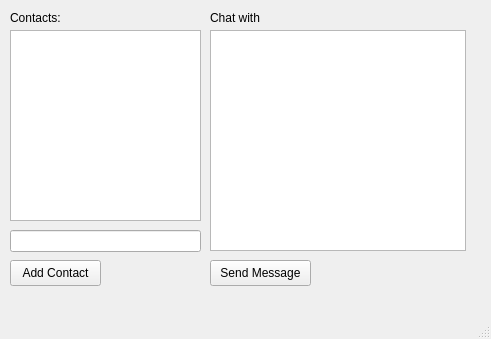
<?xml version="1.0" encoding="UTF-8"?>
<ui version="4.0">
 <class>MainWindow</class>
 <widget class="QMainWindow" name="MainWindow">
  <property name="geometry">
   <rect>
    <x>0</x>
    <y>0</y>
    <width>491</width>
    <height>339</height>
   </rect>
  </property>
  <property name="windowTitle">
   <string>MainWindow</string>
  </property>
  <widget class="QWidget" name="centralwidget">
   <widget class="QListWidget" name="contactsListWidget">
    <property name="geometry">
     <rect>
      <x>10</x>
      <y>30</y>
      <width>191</width>
      <height>191</height>
     </rect>
    </property>
   </widget>
   <widget class="QTextBrowser" name="chatTextBrowser">
    <property name="geometry">
     <rect>
      <x>210</x>
      <y>30</y>
      <width>256</width>
      <height>221</height>
     </rect>
    </property>
   </widget>
   <widget class="QLineEdit" name="contactLineEdit">
    <property name="geometry">
     <rect>
      <x>10</x>
      <y>230</y>
      <width>191</width>
      <height>22</height>
     </rect>
    </property>
   </widget>
   <widget class="QPushButton" name="addContactPushButton">
    <property name="geometry">
     <rect>
      <x>10</x>
      <y>260</y>
      <width>91</width>
      <height>26</height>
     </rect>
    </property>
    <property name="text">
     <string>Add Contact</string>
    </property>
   </widget>
   <widget class="QPushButton" name="sendMsgPushButton">
    <property name="geometry">
     <rect>
      <x>210</x>
      <y>260</y>
      <width>101</width>
      <height>26</height>
     </rect>
    </property>
    <property name="text">
     <string>Send Message</string>
    </property>
   </widget>
   <widget class="QLabel" name="label">
    <property name="geometry">
     <rect>
      <x>10</x>
      <y>10</y>
      <width>60</width>
      <height>16</height>
     </rect>
    </property>
    <property name="text">
     <string>Contacts:</string>
    </property>
   </widget>
   <widget class="QLabel" name="chatLabel">
    <property name="geometry">
     <rect>
      <x>210</x>
      <y>10</y>
      <width>60</width>
      <height>16</height>
     </rect>
    </property>
    <property name="text">
     <string>Chat with </string>
    </property>
   </widget>
  </widget>
  <widget class="QMenuBar" name="menubar">
   <property name="geometry">
    <rect>
     <x>0</x>
     <y>0</y>
     <width>491</width>
     <height>21</height>
    </rect>
   </property>
  </widget>
  <widget class="QStatusBar" name="statusbar"/>
 </widget>
 <resources/>
 <connections/>
</ui>
